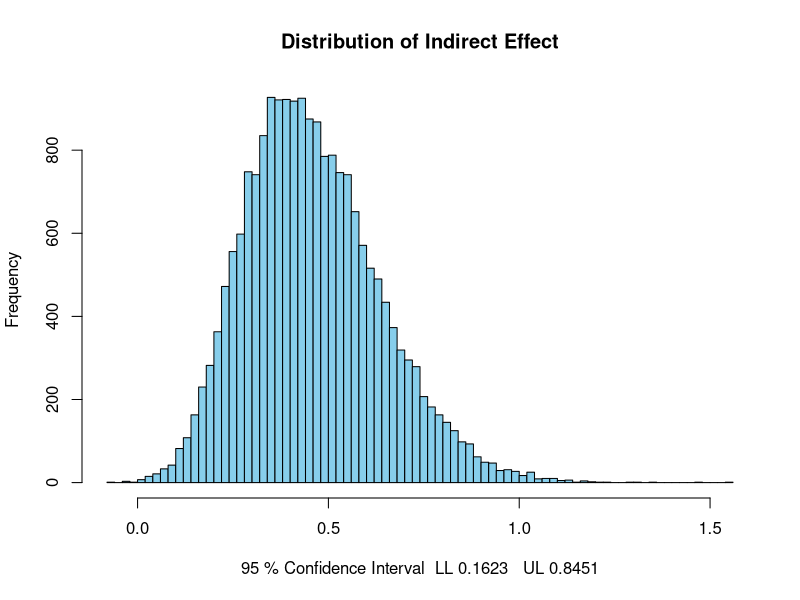
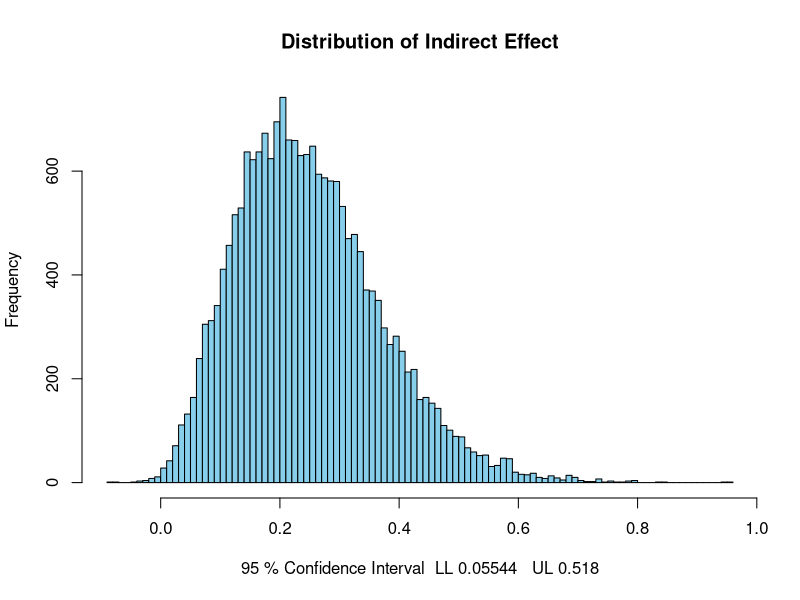
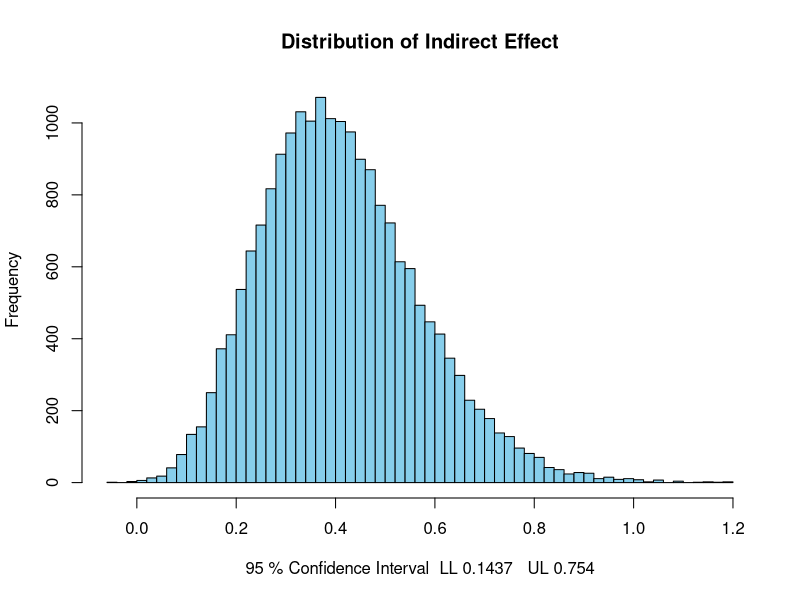
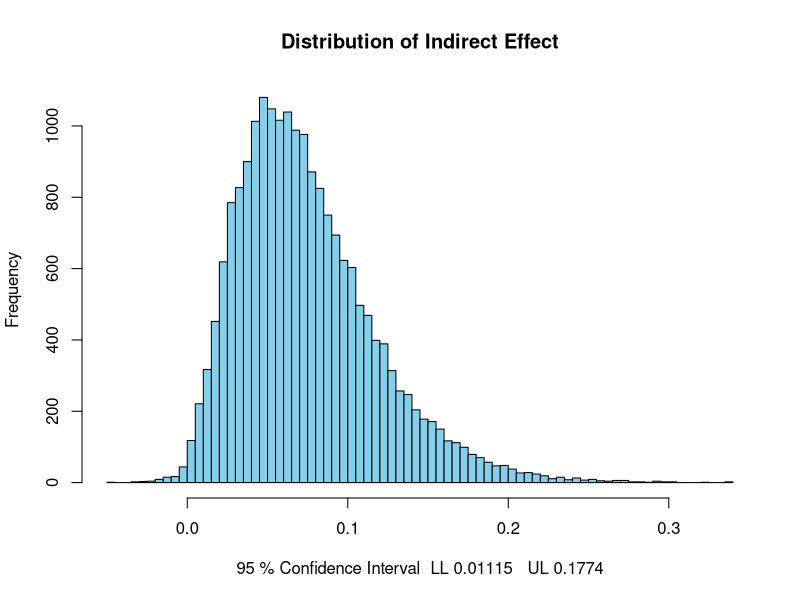
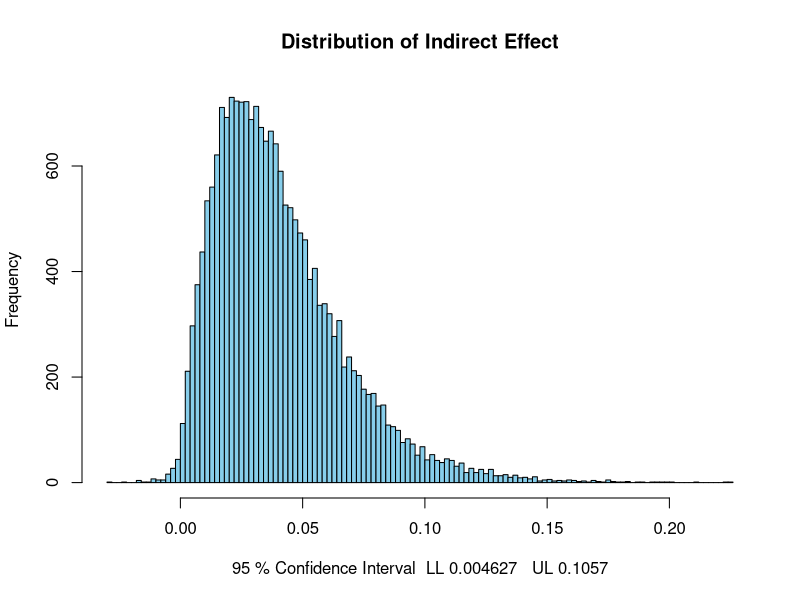
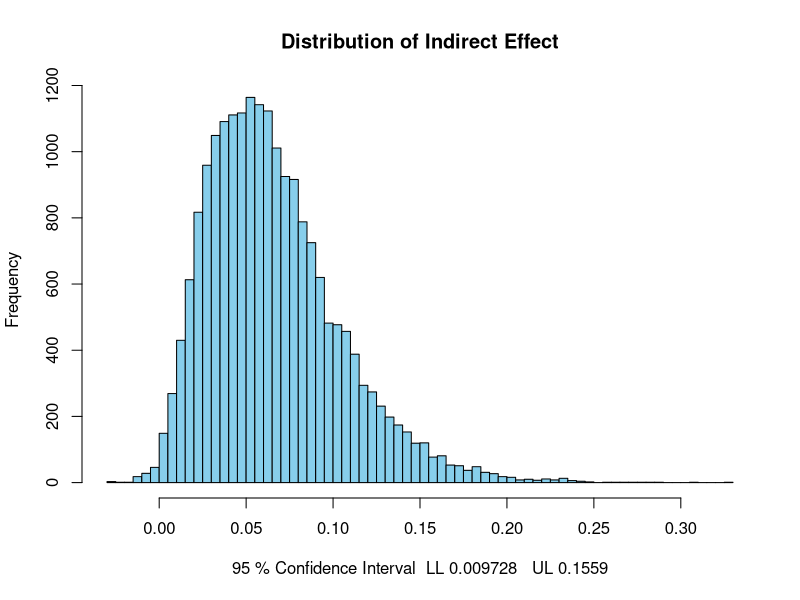

R code for these plots, in order:
#1.	Leader empathy x follower workplace anxiety signaling on follower perceived acceptability of norm violation via leader victim-supporting norm violation 

#moderated mediation
require(MASS)
a=0.10 # a path
b=0.39 # b path
c=1.17  #  a1
wsd=.4457 
a2=0.0181944  # the variance of a estimation, read in tech3
b2=0.0128227
c2=0.0638506
ab=0.00326817 # the covariance of a estimation and b estimation, read in tech 3
ac=0.0130102
bc=0.00335777
rep=20000
conf=95
pest=c(a,b,c)
acov <- matrix(c(
  a2,ab,ac,
  ab,b2,bc, 
  ac,bc,c2
),3,3)
mcmc <- mvrnorm(rep,pest,acov,empirical=FALSE)
MoMe <- mcmc[,3]*mcmc[,2]
low=(1-conf/100)/2
upp=((1-conf/100)/2)+(conf/100)
LL=quantile(MoMe,low)
UL=quantile(MoMe,upp)
LL4=format(LL,digits=4)
UL4=format(UL,digits=4)
hist(MoMe,breaks='FD',col='skyblue',xlab=paste(conf,'% Confidence Interval ','LL',LL4,'  UL',UL4),
     main='Distribution of Indirect Effect')

#high & low level of moderator
require(MASS)
a=0.10 # a path
b=0.39 # b path
c=1.17  #  a1
wsd=.4457 
a2=0.0181944  
b2=0.0128227
c2=0.0638506
ab=0.00326817
ac=0.0130102
bc=0.00335777
rep=20000
conf=95
pest=c(a,b,c)
acov <- matrix(c(
  a2,ab,ac,
  ab,b2,bc, 
  ac,bc,c2
),3,3)
mcmc <- mvrnorm(rep,pest,acov,empirical=FALSE)
amvec<-(wsd)*mcmc[,3]+mcmc[,1]  #for low, change into (-wsd)  
MoMeH <- amvec*mcmc[,2]
low=(1-conf/100)/2
upp=((1-conf/100)/2)+(conf/100)
LL=quantile(MoMeH,low)
UL=quantile(MoMeH,upp)
LL4=format(LL,digits=4)
UL4=format(UL,digits=4)
hist(MoMeH,breaks='FD',col='skyblue',xlab=paste(conf,'% Confidence Interval ','LL',LL4,'  UL',UL4),
     main='Distribution of Indirect Effect')

#difference between high and low levels
require(MASS)
a=0.10 # a path
b=0.39 # b path
c=1.17  #  a1
wsd=.4457 
a2=0.0181944
b2=0.0128227
c2=0.0638506
ab=0.00326817
ac=0.0130102
bc=0.00335777
rep=20000 
conf=95
pest=c(a,b,c)
acov <- matrix(c(
  a2,ab,ac, 
  ab,b2,bc, 
  ac,bc,c2
),3,3)
mcmc <- mvrnorm(rep,pest,acov,empirical=FALSE)  
ahmvec<-(wsd)*mcmc[,3]+mcmc[,1] #for low, change into (-wsd)
almvec<-(-wsd)*mcmc[,3]+mcmc[,1]
MoMeH <- ahmvec*mcmc[,2]
MoMeL<-almvec*mcmc[,2]
d=MoMeH-MoMeL
low=(1-conf/100)/2
upp=((1-conf/100)/2)+(conf/100)
LL=quantile(d,low)
UL=quantile(d,upp)
LL4=format(LL,digits=4)
UL4=format(UL,digits=4)
hist(d,breaks='FD',col='skyblue',xlab=paste(conf,'% Confidence Interval ','LL',LL4,'  UL',UL4),
     main='Distribution of Indirect Effect')

#2.	Leader empathy x follower workplace anxiety signaling on observers' deviance via leader norm-violating behavior and observers' perceived acceptability of norm violation
#moderated mediation
require(MASS)
a=0.10 # a path
b=0.39 # b path
c=0.16#c path
d=1.17  #  a1
wsd=.4457
a2= 0.0181944 
b2= 0.0128539
c2= 0.00380647
d2= 0.0638506
ab= 0.00330819
ac= 0.00000661949
ad= 0.0130102
bc= 0.000544500
bd=0.00334011
cd=0.000366633
rep=20000
conf=95
pest=c(a,b,c,d)
acov <- matrix(c( 
  a2,ab,ac,ad,
  ab,b2,bc,bd,
  ac,bc,c2,cd,
  ad,bd,cd,d2
),4,4)
mcmc <- mvrnorm(rep,pest,acov,empirical=FALSE)
MoMe <- mcmc[,2]* mcmc[,3]* mcmc[,4]
low=(1-conf/100)/2
upp=((1-conf/100)/2)+(conf/100)
LL=quantile(MoMe,low)
UL=quantile(MoMe,upp)
LL4=format(LL,digits=4)
UL4=format(UL,digits=4)
hist(MoMe,breaks='FD',col='skyblue',xlab=paste(conf,'% Confidence Interval ','LL',LL4,'  UL',UL4),
     main='Distribution of Indirect Effect')

#high & low level of the moderator 
require(MASS)
a=0.10 # a path
b=0.39 # b path
c=0.16#c path
d=1.17  #  a1
wsd=.4457 
a2= 0.0181944
b2= 0.0128539
c2= 0.00380647
d2= 0.0638506
ab= 0.00330819
ac= 0.00000661949
ad= 0.0130102
bc= 0.000544500
bd=0.00334011
cd=0.000366633
rep=20000
conf=95
pest=c(a,b,c,d)
acov <- matrix(c(
  a2,ab,ac,ad,
  ab,b2,bc, bd,
  ac,bc,c2, cd,
  ad,bd,cd,d2
),4,4)
mcmc <- mvrnorm(rep,pest,acov,empirical=FALSE)
amvec<-(wsd)*mcmc[,4]+mcmc[,1]  #for low, change into (-wsd)  
MoMeH <- amvec*mcmc[,2] *mcmc[,3]
low=(1-conf/100)/2
upp=((1-conf/100)/2)+(conf/100)
LL=quantile(MoMeH,low)
UL=quantile(MoMeH,upp)
LL4=format(LL,digits=4)
UL4=format(UL,digits=4)
hist(MoMeH,breaks='FD',col='skyblue',xlab=paste(conf,'% Confidence Interval ','LL',LL4,'  UL',UL4),
     main='Distribution of Indirect Effect')

#difference between high and low levels
require(MASS)
a=0.10 # a path
b=0.39 # b path
c=0.16#c path
d=1.17  #  a1
wsd=.4457
a2= 0.0181944
b2= 0.0128539
c2= 0.00380647
d2= 0.0638506
ab= 0.00330819
ac= 0.00000661949
ad= 0.0130102
bc= 0.000544500
bd=0.00334011
cd=0.000366633
rep=20000
conf=95
pest=c(a,b,c,d)
acov <- matrix(c(
  a2,ab,ac,ad,
  ab,b2,bc, bd,
  ac,bc,c2, cd,
  ad,bd,cd,d2
),4,4)
mcmc <- mvrnorm(rep,pest,acov,empirical=FALSE)
ahmvec<-(wsd)*mcmc[,4]+mcmc[,1]  #for low, change into (-wsd)  
almvec<-(-wsd)*mcmc[,4]+mcmc[,1]
abh <- ahmvec*mcmc[,2] *mcmc[,3]
abl<-almvec*mcmc[,2] *mcmc[,3]
d=abh-abl
low=(1-conf/100)/2
upp=((1-conf/100)/2)+(conf/100)
LL=quantile(d,low)
UL=quantile(d,upp)
LL4=format(LL,digits=4)
UL4=format(UL,digits=4)
hist(d,breaks='FD',col='skyblue',xlab=paste(conf,'% Confidence Interval ','LL',LL4,'  UL',UL4),
     main='Distribution of Indirect Effect')
